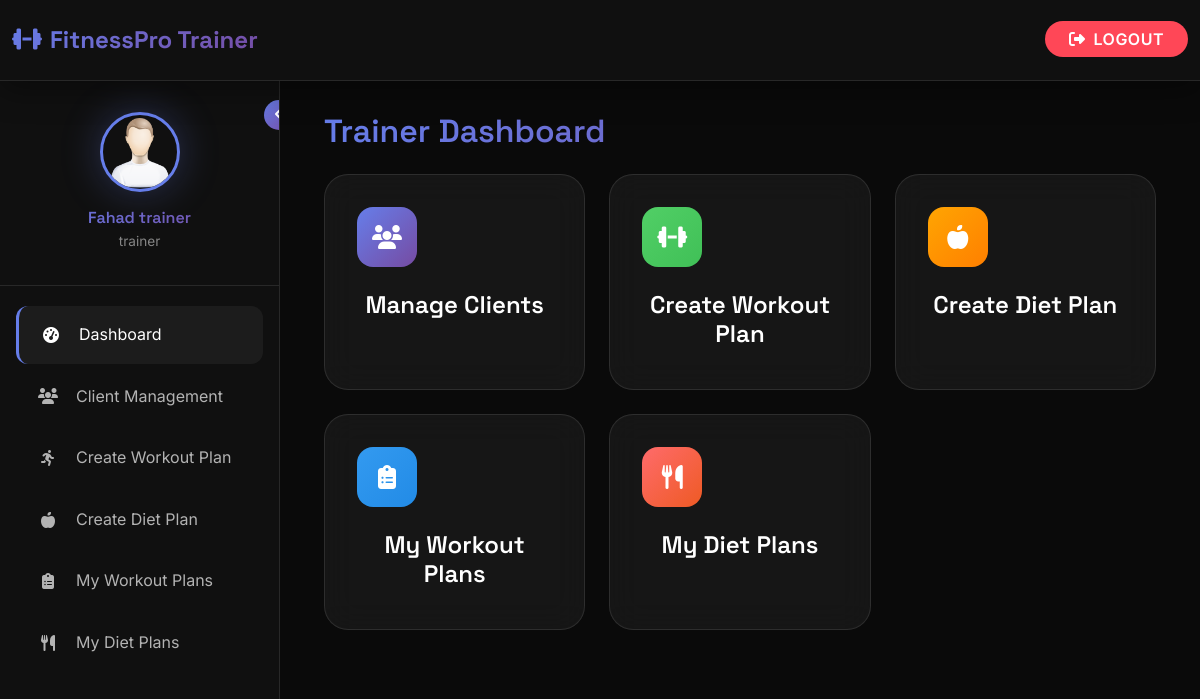
The page /trainer/dashboard (signed in) on the database its author committed.
### gym_management/gym_app/models.py (models this page shows, shortened)
class Trainer(models.Model):
    first_name = models.CharField(max_length=50)
    last_name = models.CharField(max_length=50)
    email = models.CharField(max_length=50, null=True, blank=True)
    phone_number = models.CharField(max_length=20)
    username = models.CharField(max_length=150, unique=True)
    password = models.CharField(max_length=100)
    specialization = models.CharField(max_length=200, null=True, blank=True)
    image = models.ImageField(upload_to="trainers/", default="trainers/default.png", null=True, blank=True)
    created_at = models.DateTimeField(auto_now_add=True)

### gym_management/gym_app/views.py (the view)
# urls.py: path('trainer/dashboard', views.trainer_dashboard, name='trainer_dashboard'),
def trainer_dashboard(request):
    if 'trainer_id' not in request.session:
        return redirect('/trainer_login')
    trainer = Trainer.objects.get(id=request.session['trainer_id'])
    total_clients = Gym_user.objects.filter(assigned_trainer=trainer).count()
    total_workouts = WorkoutPlan.objects.filter(trainer=trainer).count()
    total_diets = DietPlan.objects.filter(trainer=trainer).count()
    data = {
        'trainer': trainer,
        'total_clients': total_clients,
        'total_workouts': total_workouts,
        'total_diets': total_diets
    }
    return render(request, 'trainer/dashboard.html', data)

### gym_management/gym_app/context_processors.py (called while the page is built)
def logged_in_user(request):
    user = None
    trainer = None
    if request.session.get('user_id'):
        try:
            user = Gym_user.objects.get(id=request.session['user_id'])
        except Gym_user.DoesNotExist:
            user = None
    elif request.session.get('trainer_id'):
        try:
            trainer = Trainer.objects.get(id=request.session['trainer_id'])
        except Trainer.DoesNotExist:
            trainer = None
    return {'logged_in_user': user, 'logged_in_trainer': trainer}

def gym_info_context(request):
    gym_info = GymInfo.objects.first()
    return {
        'gym_info': gym_info
    }

### gym_management/gym_app/templates/trainer/dashboard.html (shortened to what this page needs)
{% extends 'base_trainer.html' %}
{% block content %}
<div class="container-fluid">
  <h2 class="mb-4 gradient-text">Trainer Dashboard</h2>
  <div class="row g-4">
    <div class="col-md-4" data-aos="fade-up">
      <a href="{% url 'trainer_clients' %}" class="dashboard-card text-center">
        <div class="card-icon bg-primary"><i class="fas fa-users"></i></div>
        <h4>Manage Clients</h4>
      </a>
    </div>
    <div class="col-md-4" data-aos="fade-up">
      <a href="{% url 'create_workout_plan_page' %}" class="dashboard-card text-center">
        <div class="card-icon bg-success"><i class="fas fa-dumbbell"></i></div>
        <h4>Create Workout Plan</h4>
      </a>
    </div>
    <div class="col-md-4" data-aos="fade-up">
      <a href="{% url 'create_diet_plan_page' %}" class="dashboard-card text-center">
        <div class="card-icon bg-warning"><i class="fas fa-apple-alt"></i></div>
        <h4>Create Diet Plan</h4>
      </a>
    </div>
    <div class="col-md-4" data-aos="fade-up">
      <a href="{% url 'trainer_workout_plans' %}" class="dashboard-card text-center">
        <div class="card-icon bg-info"><i class="fas fa-clipboard-list"></i></div>
        <h4>My Workout Plans</h4>
      </a>
    </div>
    <div class="col-md-4" data-aos="fade-up">
      <a href="{% url 'trainer_diet_plans' %}" class="dashboard-card text-center">
        <div class="card-icon bg-danger"><i class="fas fa-utensils"></i></div>
        <h4>My Diet Plans</h4>
      </a>
    </div>
  </div>
</div>
{% endblock %}

### gym_management/gym_app/templates/base_trainer.html (shortened to what this page needs)
{% load static %}
<!DOCTYPE html>
<html lang="en">
<head>
    <link href="https://cdn.jsdelivr.net/npm/bootstrap@5.3.2/dist/css/bootstrap.min.css" rel="stylesheet">
    <link rel="stylesheet" href="https://cdnjs.cloudflare.com/ajax/libs/font-awesome/6.5.0/css/all.min.css">
    <link href="https://unpkg.com/aos@2.3.1/dist/aos.css" rel="stylesheet">
</head>
<body>
    <div class="admin-wrapper">
        <nav class="navbar navbar-expand-lg admin-navbar">
            <div class="container-fluid">
                <a class="navbar-brand" href="{% url 'trainer_dashboard' %}">
                    <i class="fas fa-dumbbell me-2"></i>FitnessPro Trainer
                </a>
                <div class="ms-auto">
                    <a href="{% url 'logout' %}" class="logout-btn">
                        <i class="fas fa-sign-out-alt me-2"></i>Logout
                    </a>
                </div>
            </div>
        </nav>
        <aside class="admin-sidebar" id="adminSidebar">
            <button class="sidebar-toggle d-none d-lg-block" onclick="toggleSidebar()">
                <i class="fas fa-angle-left" id="toggleIcon"></i>
            </button>
            <div class="admin-user-info">
                <div class="admin-user-avatar-container" id="trainer-avatar-container">
                    {% if trainer.image %}
                        <img src="{{ trainer.image.url }}" class="admin-user-avatar" id="trainer-profile-avatar" alt="Trainer Avatar">
                    {% else %}
                        <img src="{% static 'images/find_user.png' %}" class="admin-user-avatar" id="trainer-profile-avatar" alt="Trainer Avatar">
                    {% endif %}
                </div>
                <div class="trainer-details">
                    <h6 class="gradient-text">{{ trainer.first_name }} {{ trainer.last_name }}</h6>
                    <small   style = "color : var(--text-muted)"  >{{ trainer.specialization|default:"Fitness Trainer" }}</small>
                </div>
            </div>
            <nav class="admin-nav">
                <div class="admin-nav-item">
                    <a href="{% url 'trainer_dashboard' %}" class="admin-nav-link {% if request.path == '/trainer/dashboard' %}active{% endif %}">
                        <i class="fas fa-tachometer-alt"></i>
                        <span>Dashboard</span>
                    </a>
                </div>
                <div class="admin-nav-item">
                    <a href="{% url 'trainer_clients' %}" class="admin-nav-link {% if request.path == '/trainer/clients' %}active{% endif %}">
                        <i class="fas fa-users"></i>
                        <span>Client Management</span>
                    </a>
                </div>
                <div class="admin-nav-item">
                    <a href="{% url 'create_workout_plan_page' %}" class="admin-nav-link {% if request.path == '/trainer/create-workout-plan' %}active{% endif %}">
                        <i class="fas fa-running"></i>
                        <span>Create Workout Plan</span>
                    </a>
                </div>
                <div class="admin-nav-item">
                    <a href="{% url 'create_diet_plan_page' %}" class="admin-nav-link {% if request.path == '/trainer/create-diet-plan' %}active{% endif %}">
                        <i class="fas fa-apple-alt"></i>
                        <span>Create Diet Plan</span>
                    </a>
                </div>
                <div class="admin-nav-item">
                    <a href="{% url 'trainer_workout_plans' %}" class="admin-nav-link {% if request.path == '/trainer/workout-plans' %}active{% endif %}">
                        <i class="fas fa-clipboard-list"></i>
                        <span>My Workout Plans</span>
                    </a>
                </div>
                <div class="admin-nav-item">
                    <a href="{% url 'trainer_diet_plans' %}" class="admin-nav-link {% if request.path == '/trainer/diet-plans' %}active{% endif %}">
                        <i class="fas fa-utensils"></i>
                        <span>My Diet Plans</span>
                    </a>
                </div>
            </nav>
        </aside>
        <main class="admin-content" id="adminContent">
            {% block content %}{% endblock %}
        </main>
    </div>
</body>
</html>

### rows shown on the page
Trainer: image (placeholder picture), first_name "Fahad", last_name "trainer", specialization "trainer"
